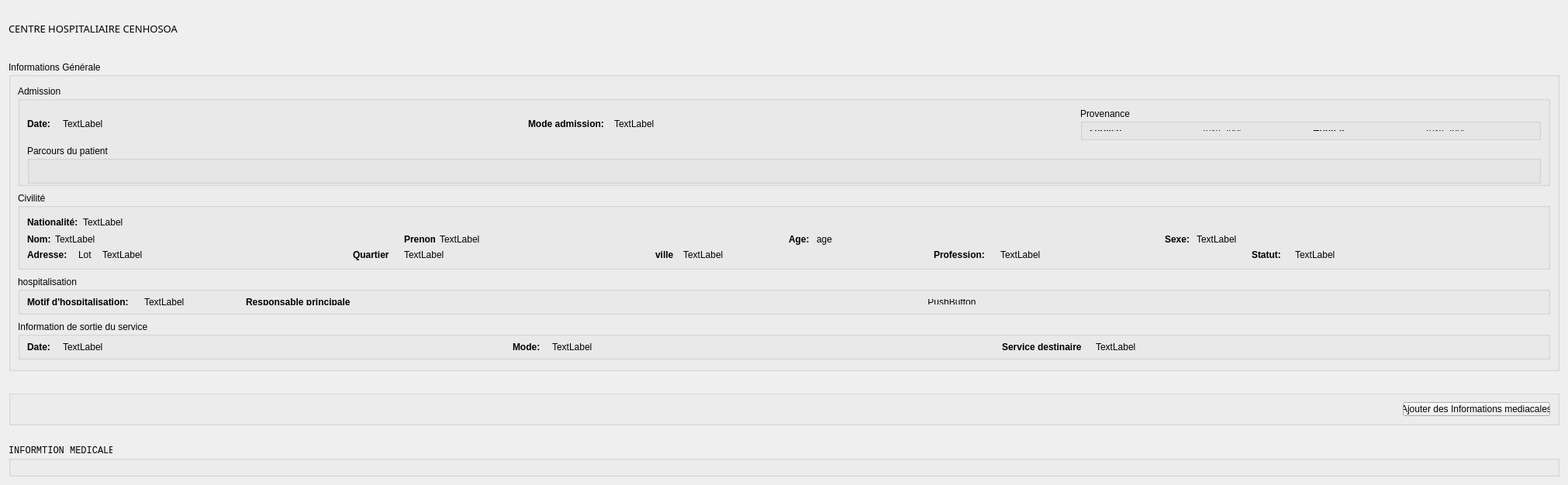
<?xml version="1.0" encoding="UTF-8"?>
<ui version="4.0">
 <class>PATIENTVIEW</class>
 <widget class="QWidget" name="PATIENTVIEW">
  <property name="geometry">
   <rect>
    <x>0</x>
    <y>0</y>
    <width>750</width>
    <height>685</height>
   </rect>
  </property>
  <property name="sizePolicy">
   <sizepolicy hsizetype="Preferred" vsizetype="Preferred">
    <horstretch>0</horstretch>
    <verstretch>0</verstretch>
   </sizepolicy>
  </property>
  <property name="minimumSize">
   <size>
    <width>750</width>
    <height>685</height>
   </size>
  </property>
  <property name="windowTitle">
   <string>Form</string>
  </property>
  <layout class="QVBoxLayout" name="verticalLayout_5">
   <property name="spacing">
    <number>25</number>
   </property>
   <property name="sizeConstraint">
    <enum>QLayout::SetMinAndMaxSize</enum>
   </property>
   <property name="topMargin">
    <number>9</number>
   </property>
   <item>
    <widget class="QLabel" name="label_21">
     <property name="minimumSize">
      <size>
       <width>0</width>
       <height>45</height>
      </size>
     </property>
     <property name="maximumSize">
      <size>
       <width>16777215</width>
       <height>35</height>
      </size>
     </property>
     <property name="font">
      <font>
       <family>MS Reference Sans Serif</family>
       <pointsize>10</pointsize>
       <underline>false</underline>
      </font>
     </property>
     <property name="text">
      <string>CENTRE HOSPITALIAIRE CENHOSOA</string>
     </property>
    </widget>
   </item>
   <item>
    <widget class="QGroupBox" name="infrormationGenerale">
     <property name="minimumSize">
      <size>
       <width>0</width>
       <height>400</height>
      </size>
     </property>
     <property name="maximumSize">
      <size>
       <width>16777215</width>
       <height>400</height>
      </size>
     </property>
     <property name="title">
      <string>Informations Générale</string>
     </property>
     <layout class="QVBoxLayout" name="verticalLayout_2">
      <item>
       <widget class="QGroupBox" name="admission">
        <property name="sizePolicy">
         <sizepolicy hsizetype="Preferred" vsizetype="Preferred">
          <horstretch>0</horstretch>
          <verstretch>0</verstretch>
         </sizepolicy>
        </property>
        <property name="maximumSize">
         <size>
          <width>16777215</width>
          <height>130</height>
         </size>
        </property>
        <property name="title">
         <string>Admission</string>
        </property>
        <layout class="QVBoxLayout" name="verticalLayout_3">
         <item>
          <layout class="QHBoxLayout" name="horizontalLayout_4">
           <item>
            <widget class="QLabel" name="label_12">
             <property name="maximumSize">
              <size>
               <width>40</width>
               <height>45</height>
              </size>
             </property>
             <property name="font">
              <font>
               <pointsize>9</pointsize>
               <weight>75</weight>
               <bold>true</bold>
              </font>
             </property>
             <property name="text">
              <string>Date:</string>
             </property>
            </widget>
           </item>
           <item>
            <widget class="QLabel" name="dateAdmission">
             <property name="maximumSize">
              <size>
               <width>16777215</width>
               <height>45</height>
              </size>
             </property>
             <property name="text">
              <string>TextLabel</string>
             </property>
            </widget>
           </item>
           <item>
            <widget class="QLabel" name="label_22">
             <property name="maximumSize">
              <size>
               <width>105</width>
               <height>45</height>
              </size>
             </property>
             <property name="font">
              <font>
               <pointsize>9</pointsize>
               <weight>75</weight>
               <bold>true</bold>
              </font>
             </property>
             <property name="text">
              <string>Mode admission:</string>
             </property>
            </widget>
           </item>
           <item>
            <widget class="QLabel" name="modeAdmission">
             <property name="maximumSize">
              <size>
               <width>16777215</width>
               <height>45</height>
              </size>
             </property>
             <property name="text">
              <string>TextLabel</string>
             </property>
            </widget>
           </item>
           <item>
            <widget class="QGroupBox" name="provenance">
             <property name="minimumSize">
              <size>
               <width>300</width>
               <height>0</height>
              </size>
             </property>
             <property name="maximumSize">
              <size>
               <width>16777215</width>
               <height>45</height>
              </size>
             </property>
             <property name="title">
              <string>Provenance</string>
             </property>
             <layout class="QHBoxLayout" name="horizontalLayout_3">
              <item>
               <widget class="QLabel" name="label_24">
                <property name="font">
                 <font>
                  <pointsize>9</pointsize>
                  <weight>75</weight>
                  <bold>true</bold>
                 </font>
                </property>
                <property name="text">
                 <string>service:</string>
                </property>
               </widget>
              </item>
              <item>
               <widget class="QLabel" name="serviceProvenance">
                <property name="text">
                 <string>TextLabel</string>
                </property>
               </widget>
              </item>
              <item>
               <widget class="QLabel" name="label_27">
                <property name="font">
                 <font>
                  <pointsize>9</pointsize>
                  <weight>75</weight>
                  <bold>true</bold>
                 </font>
                </property>
                <property name="text">
                 <string>Hopital:</string>
                </property>
               </widget>
              </item>
              <item>
               <widget class="QLabel" name="hopitalProvenance">
                <property name="text">
                 <string>TextLabel</string>
                </property>
               </widget>
              </item>
             </layout>
            </widget>
           </item>
          </layout>
         </item>
         <item>
          <widget class="QGroupBox" name="parcours">
           <property name="minimumSize">
            <size>
             <width>0</width>
             <height>50</height>
            </size>
           </property>
           <property name="title">
            <string>Parcours du patient</string>
           </property>
           <layout class="QHBoxLayout" name="horizontalLayout_8">
            <item>
             <widget class="QLabel" name="label_29">
              <property name="maximumSize">
               <size>
                <width>16777215</width>
                <height>1</height>
               </size>
              </property>
              <property name="text">
               <string/>
              </property>
             </widget>
            </item>
           </layout>
          </widget>
         </item>
        </layout>
       </widget>
      </item>
      <item>
       <widget class="QGroupBox" name="civilite">
        <property name="sizePolicy">
         <sizepolicy hsizetype="Preferred" vsizetype="Preferred">
          <horstretch>0</horstretch>
          <verstretch>0</verstretch>
         </sizepolicy>
        </property>
        <property name="maximumSize">
         <size>
          <width>16777215</width>
          <height>100</height>
         </size>
        </property>
        <property name="title">
         <string>Civilité</string>
        </property>
        <layout class="QVBoxLayout" name="verticalLayout">
         <item>
          <layout class="QHBoxLayout" name="horizontalLayout_5">
           <item>
            <widget class="QLabel" name="label_8">
             <property name="font">
              <font>
               <weight>75</weight>
               <bold>true</bold>
              </font>
             </property>
             <property name="text">
              <string>Nationalité:</string>
             </property>
            </widget>
           </item>
           <item>
            <widget class="QLabel" name="nationalite">
             <property name="text">
              <string>TextLabel</string>
             </property>
            </widget>
           </item>
           <item>
            <spacer name="horizontalSpacer">
             <property name="orientation">
              <enum>Qt::Horizontal</enum>
             </property>
             <property name="sizeHint" stdset="0">
              <size>
               <width>40</width>
               <height>20</height>
              </size>
             </property>
            </spacer>
           </item>
          </layout>
         </item>
         <item>
          <layout class="QHBoxLayout" name="horizontalLayout">
           <item>
            <widget class="QLabel" name="label">
             <property name="maximumSize">
              <size>
               <width>30</width>
               <height>16777215</height>
              </size>
             </property>
             <property name="font">
              <font>
               <weight>75</weight>
               <bold>true</bold>
              </font>
             </property>
             <property name="text">
              <string>Nom:</string>
             </property>
            </widget>
           </item>
           <item>
            <widget class="QLabel" name="nom">
             <property name="text">
              <string>TextLabel</string>
             </property>
            </widget>
           </item>
           <item>
            <widget class="QLabel" name="label_3">
             <property name="maximumSize">
              <size>
               <width>40</width>
               <height>16777215</height>
              </size>
             </property>
             <property name="font">
              <font>
               <weight>75</weight>
               <bold>true</bold>
              </font>
             </property>
             <property name="text">
              <string>Prenom:</string>
             </property>
            </widget>
           </item>
           <item>
            <widget class="QLabel" name="prenom">
             <property name="text">
              <string>TextLabel</string>
             </property>
            </widget>
           </item>
           <item>
            <widget class="QLabel" name="label_7">
             <property name="maximumSize">
              <size>
               <width>30</width>
               <height>16777215</height>
              </size>
             </property>
             <property name="font">
              <font>
               <pointsize>9</pointsize>
               <weight>75</weight>
               <bold>true</bold>
              </font>
             </property>
             <property name="text">
              <string>Age:</string>
             </property>
            </widget>
           </item>
           <item>
            <widget class="QLabel" name="age">
             <property name="text">
              <string>age</string>
             </property>
            </widget>
           </item>
           <item>
            <widget class="QLabel" name="label_4">
             <property name="maximumSize">
              <size>
               <width>35</width>
               <height>16777215</height>
              </size>
             </property>
             <property name="font">
              <font>
               <pointsize>9</pointsize>
               <weight>75</weight>
               <bold>true</bold>
              </font>
             </property>
             <property name="text">
              <string>Sexe:</string>
             </property>
            </widget>
           </item>
           <item>
            <widget class="QLabel" name="sexe">
             <property name="text">
              <string>TextLabel</string>
             </property>
            </widget>
           </item>
          </layout>
         </item>
         <item>
          <layout class="QHBoxLayout" name="horizontalLayout_6">
           <item>
            <widget class="QLabel" name="label_10">
             <property name="maximumSize">
              <size>
               <width>60</width>
               <height>16777215</height>
              </size>
             </property>
             <property name="font">
              <font>
               <pointsize>9</pointsize>
               <weight>75</weight>
               <bold>true</bold>
              </font>
             </property>
             <property name="text">
              <string>Adresse:</string>
             </property>
            </widget>
           </item>
           <item>
            <widget class="QLabel" name="label_6">
             <property name="maximumSize">
              <size>
               <width>25</width>
               <height>16777215</height>
              </size>
             </property>
             <property name="text">
              <string>Lot</string>
             </property>
            </widget>
           </item>
           <item>
            <widget class="QLabel" name="lot">
             <property name="text">
              <string>TextLabel</string>
             </property>
            </widget>
           </item>
           <item>
            <widget class="QLabel" name="label_5">
             <property name="maximumSize">
              <size>
               <width>60</width>
               <height>16777215</height>
              </size>
             </property>
             <property name="font">
              <font>
               <pointsize>9</pointsize>
               <weight>75</weight>
               <bold>true</bold>
              </font>
             </property>
             <property name="text">
              <string>Quartier</string>
             </property>
            </widget>
           </item>
           <item>
            <widget class="QLabel" name="quartier">
             <property name="text">
              <string>TextLabel</string>
             </property>
            </widget>
           </item>
           <item>
            <widget class="QLabel" name="label_2">
             <property name="maximumSize">
              <size>
               <width>30</width>
               <height>16777215</height>
              </size>
             </property>
             <property name="font">
              <font>
               <pointsize>9</pointsize>
               <weight>75</weight>
               <bold>true</bold>
              </font>
             </property>
             <property name="text">
              <string>ville</string>
             </property>
            </widget>
           </item>
           <item>
            <widget class="QLabel" name="ville">
             <property name="text">
              <string>TextLabel</string>
             </property>
            </widget>
           </item>
           <item>
            <widget class="QLabel" name="label_15">
             <property name="maximumSize">
              <size>
               <width>80</width>
               <height>16777215</height>
              </size>
             </property>
             <property name="font">
              <font>
               <pointsize>9</pointsize>
               <weight>75</weight>
               <bold>true</bold>
              </font>
             </property>
             <property name="text">
              <string>Profession:</string>
             </property>
            </widget>
           </item>
           <item>
            <widget class="QLabel" name="profession">
             <property name="text">
              <string>TextLabel</string>
             </property>
            </widget>
           </item>
           <item>
            <widget class="QLabel" name="label_17">
             <property name="maximumSize">
              <size>
               <width>50</width>
               <height>16777215</height>
              </size>
             </property>
             <property name="font">
              <font>
               <pointsize>9</pointsize>
               <weight>75</weight>
               <bold>true</bold>
              </font>
             </property>
             <property name="text">
              <string>Statut:</string>
             </property>
            </widget>
           </item>
           <item>
            <widget class="QLabel" name="status">
             <property name="text">
              <string>TextLabel</string>
             </property>
            </widget>
           </item>
          </layout>
         </item>
        </layout>
       </widget>
      </item>
      <item>
       <widget class="QGroupBox" name="groupBox">
        <property name="sizePolicy">
         <sizepolicy hsizetype="Preferred" vsizetype="Preferred">
          <horstretch>0</horstretch>
          <verstretch>0</verstretch>
         </sizepolicy>
        </property>
        <property name="maximumSize">
         <size>
          <width>16777215</width>
          <height>50</height>
         </size>
        </property>
        <property name="title">
         <string>hospitalisation</string>
        </property>
        <layout class="QHBoxLayout" name="horizontalLayout_2">
         <item>
          <widget class="QLabel" name="label_19">
           <property name="maximumSize">
            <size>
             <width>145</width>
             <height>30</height>
            </size>
           </property>
           <property name="font">
            <font>
             <pointsize>9</pointsize>
             <weight>75</weight>
             <bold>true</bold>
            </font>
           </property>
           <property name="text">
            <string>Motif d'hospitalisation:</string>
           </property>
          </widget>
         </item>
         <item>
          <widget class="QLabel" name="motifHospitalisation">
           <property name="maximumSize">
            <size>
             <width>125</width>
             <height>30</height>
            </size>
           </property>
           <property name="text">
            <string>TextLabel</string>
           </property>
          </widget>
         </item>
         <item>
          <widget class="QLabel" name="label_11">
           <property name="maximumSize">
            <size>
             <width>145</width>
             <height>16777215</height>
            </size>
           </property>
           <property name="font">
            <font>
             <pointsize>9</pointsize>
             <weight>75</weight>
             <bold>true</bold>
            </font>
           </property>
           <property name="text">
            <string>Responsable principale</string>
           </property>
          </widget>
         </item>
         <item>
          <widget class="QPushButton" name="responsablePrincipal">
           <property name="minimumSize">
            <size>
             <width>200</width>
             <height>0</height>
            </size>
           </property>
           <property name="text">
            <string>PushButton</string>
           </property>
           <property name="flat">
            <bool>true</bool>
           </property>
          </widget>
         </item>
        </layout>
       </widget>
      </item>
      <item>
       <widget class="QGroupBox" name="informationTransfert">
        <property name="sizePolicy">
         <sizepolicy hsizetype="Preferred" vsizetype="Preferred">
          <horstretch>0</horstretch>
          <verstretch>0</verstretch>
         </sizepolicy>
        </property>
        <property name="maximumSize">
         <size>
          <width>16777215</width>
          <height>50</height>
         </size>
        </property>
        <property name="title">
         <string>Information de sortie du service</string>
        </property>
        <layout class="QHBoxLayout" name="horizontalLayout_7">
         <item>
          <widget class="QLabel" name="label_9">
           <property name="maximumSize">
            <size>
             <width>40</width>
             <height>16777215</height>
            </size>
           </property>
           <property name="font">
            <font>
             <pointsize>9</pointsize>
             <weight>75</weight>
             <bold>true</bold>
            </font>
           </property>
           <property name="text">
            <string>Date:</string>
           </property>
          </widget>
         </item>
         <item>
          <widget class="QLabel" name="dateSortie">
           <property name="text">
            <string>TextLabel</string>
           </property>
          </widget>
         </item>
         <item>
          <widget class="QLabel" name="label_13">
           <property name="maximumSize">
            <size>
             <width>45</width>
             <height>16777215</height>
            </size>
           </property>
           <property name="font">
            <font>
             <pointsize>9</pointsize>
             <weight>75</weight>
             <bold>true</bold>
            </font>
           </property>
           <property name="text">
            <string>Mode:</string>
           </property>
          </widget>
         </item>
         <item>
          <widget class="QLabel" name="modeSortie">
           <property name="text">
            <string>TextLabel</string>
           </property>
          </widget>
         </item>
         <item>
          <widget class="QLabel" name="label_16">
           <property name="maximumSize">
            <size>
             <width>115</width>
             <height>16777215</height>
            </size>
           </property>
           <property name="font">
            <font>
             <pointsize>9</pointsize>
             <weight>75</weight>
             <bold>true</bold>
            </font>
           </property>
           <property name="text">
            <string>Service destinaire</string>
           </property>
          </widget>
         </item>
         <item>
          <widget class="QLabel" name="serviceSestinaire">
           <property name="text">
            <string>TextLabel</string>
           </property>
          </widget>
         </item>
        </layout>
       </widget>
      </item>
     </layout>
    </widget>
   </item>
   <item>
    <widget class="QGroupBox" name="addMedicalInfoBox">
     <property name="maximumSize">
      <size>
       <width>16777215</width>
       <height>45</height>
      </size>
     </property>
     <property name="title">
      <string/>
     </property>
     <property name="flat">
      <bool>true</bool>
     </property>
     <layout class="QVBoxLayout" name="verticalLayout_6">
      <item>
       <layout class="QHBoxLayout" name="horizontalLayout_10">
        <item>
         <spacer name="horizontalSpacer_2">
          <property name="orientation">
           <enum>Qt::Horizontal</enum>
          </property>
          <property name="sizeHint" stdset="0">
           <size>
            <width>40</width>
            <height>20</height>
           </size>
          </property>
         </spacer>
        </item>
        <item>
         <widget class="QPushButton" name="pushButton">
          <property name="sizePolicy">
           <sizepolicy hsizetype="Preferred" vsizetype="Fixed">
            <horstretch>0</horstretch>
            <verstretch>0</verstretch>
           </sizepolicy>
          </property>
          <property name="maximumSize">
           <size>
            <width>190</width>
            <height>25</height>
           </size>
          </property>
          <property name="text">
           <string>Ajouter des Informations mediacales</string>
          </property>
         </widget>
        </item>
       </layout>
      </item>
     </layout>
    </widget>
   </item>
   <item>
    <widget class="QGroupBox" name="informationMedicale">
     <property name="sizePolicy">
      <sizepolicy hsizetype="Preferred" vsizetype="Preferred">
       <horstretch>0</horstretch>
       <verstretch>0</verstretch>
      </sizepolicy>
     </property>
     <property name="minimumSize">
      <size>
       <width>2000</width>
       <height>100</height>
      </size>
     </property>
     <property name="font">
      <font>
       <family>Consolas</family>
       <pointsize>9</pointsize>
      </font>
     </property>
     <property name="title">
      <string>INFORMTION MEDICALE</string>
     </property>
     <property name="flat">
      <bool>false</bool>
     </property>
     <property name="checkable">
      <bool>false</bool>
     </property>
     <layout class="QVBoxLayout" name="verticalLayout_4">
      <property name="sizeConstraint">
       <enum>QLayout::SetMinAndMaxSize</enum>
      </property>
      <item>
       <layout class="QVBoxLayout" name="infoMedLayout"/>
      </item>
     </layout>
    </widget>
   </item>
  </layout>
 </widget>
 <resources/>
 <connections/>
</ui>
